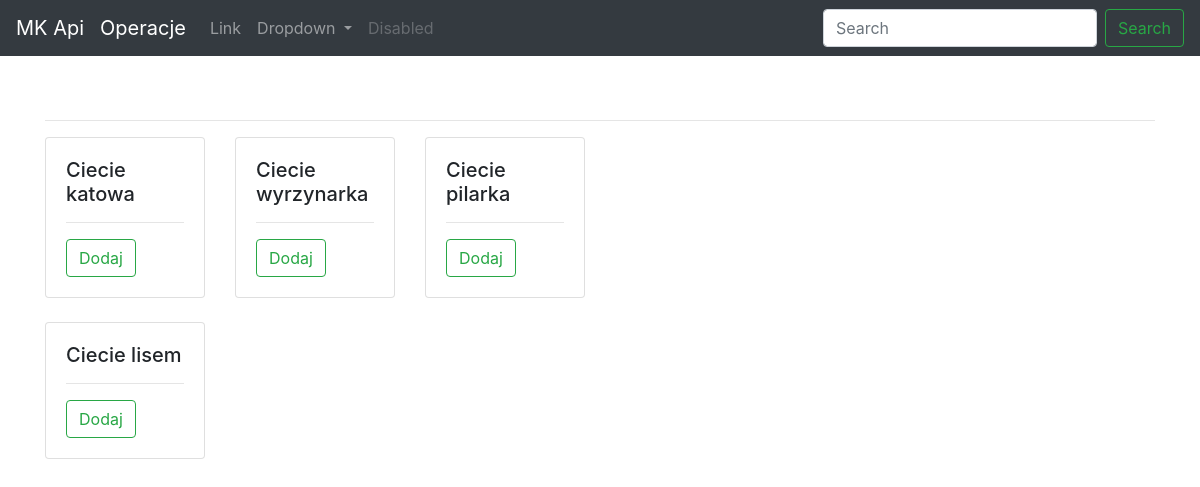
Page /operations/4/ on the committed database.
### MK_apps/models.py (models this page shows)
class OperationDescription (models.Model):
	operation = models.ForeignKey(Operation)
	text = models.CharField(max_length=200)
	class Meta:
		verbose_name_plural = 'entry'
	def __str__(self):
		return self.text

### MK_apps/views.py (the view)
# urls.py: url(r'^operations/(?P<operation_id>\d+)/$', views.operation, name='operation'),
def operation(request, operation_id):
	operation = Operation.objects.get(id = operation_id)
	operationDescriptions = operation.operationdescription_set.all()
	context = {'operation':operation, 'operationDescriptions': operationDescriptions}
	return render(request, 'MK_apps/operation.html', context)

### MK_apps/templates/MK_apps/operation.html (shortened to what this page needs)
{% extends 'MK_apps/base.html' %}
{% block content %}
	<hr>
	<div class="row row-cols-1 row-cols-md-2">
		<div class="col mb-6">
			<div class="row row-cols-1 row-cols-md-3">
				{% for operationDescripton in operationDescriptions %}
					  <div class="col mb-4">
						<div class="card">
						  <div class="card-body">
							<h5 class="card-title">{{operationDescripton}}</h5>
							<hr>
							<button type="button" class="btn btn-outline-success">Dodaj</button>
						  </div>
						</div>
					  </div>
				{% empty %}
					<li> nie zostla dodana zadna operacja hejp</li>
				{% endfor %}
			</div>
		</div>
	</div>
{% endblock content %}

### rows in the picture
OperationDescription: text "Ciecie katowa"
OperationDescription: text "Ciecie wyrzynarka"
OperationDescription: text "Ciecie pilarka"
OperationDescription: text "Ciecie lisem"
